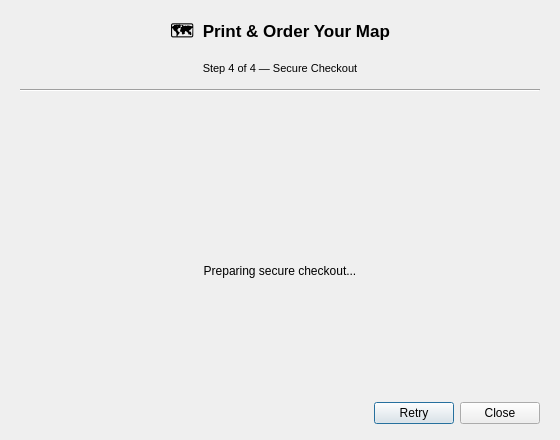
<?xml version="1.0" encoding="UTF-8"?>
<ui version="4.0">
 <class>AtlasPressCheckoutDialog</class>
 <widget class="QDialog" name="AtlasPressCheckoutDialog">
  <property name="geometry">
   <rect><x>0</x><y>0</y><width>560</width><height>440</height></rect>
  </property>
  <property name="minimumSize">
   <size><width>520</width><height>400</height></size>
  </property>
  <property name="windowTitle">
   <string>Atlas Press — Secure Checkout</string>
  </property>
  <layout class="QVBoxLayout" name="rootLayout">
   <property name="spacing"><number>14</number></property>
   <property name="leftMargin"><number>20</number></property>
   <property name="topMargin"><number>18</number></property>
   <property name="rightMargin"><number>20</number></property>
   <property name="bottomMargin"><number>16</number></property>
   <item>
    <widget class="QLabel" name="headerLabel">
     <property name="font"><font><pointsize>13</pointsize><bold>true</bold></font></property>
     <property name="text"><string>🗺️  Print &amp; Order Your Map</string></property>
     <property name="alignment"><set>Qt::AlignmentFlag::AlignCenter</set></property>
    </widget>
   </item>
   <item>
    <widget class="QLabel" name="stepIndicatorLabel">
     <property name="text"><string>Step 4 of 4 — Secure Checkout</string></property>
     <property name="alignment"><set>Qt::AlignmentFlag::AlignCenter</set></property>
     <property name="styleSheet"><string>color: palette(text); font-size: 11px;</string></property>
    </widget>
   </item>
   <item>
    <widget class="QFrame" name="dividerLine">
     <property name="styleSheet"><string>color: #dddddd;</string></property>
     <property name="frameShape"><enum>QFrame::Shape::HLine</enum></property>
     <property name="frameShadow"><enum>QFrame::Shadow::Sunken</enum></property>
    </widget>
   </item>
   <item>
    <widget class="QStackedWidget" name="checkoutStackedWidget">
     <property name="currentIndex"><number>0</number></property>
     <widget class="QWidget" name="checkoutLoadingPage">
      <layout class="QVBoxLayout" name="checkoutLoadingLayout">
       <property name="spacing"><number>12</number></property>
       <item><spacer name="loadingTopSpacer"><property name="orientation"><enum>Qt::Orientation::Vertical</enum></property><property name="sizeHint" stdset="0"><size><width>20</width><height>40</height></size></property></spacer></item>
       <item>
        <widget class="QLabel" name="checkoutLoadingSpinnerLabel">
         <property name="minimumSize"><size><width>0</width><height>36</height></size></property>
         <property name="text"><string/></property>
         <property name="alignment"><set>Qt::AlignmentFlag::AlignCenter</set></property>
        </widget>
       </item>
       <item>
        <widget class="QLabel" name="checkoutLoadingTextLabel">
         <property name="text"><string>Preparing secure checkout...</string></property>
         <property name="alignment"><set>Qt::AlignmentFlag::AlignCenter</set></property>
         <property name="styleSheet"><string>color: palette(text); font-size: 12px;</string></property>
         <property name="wordWrap"><bool>true</bool></property>
        </widget>
       </item>
       <item><spacer name="loadingBottomSpacer"><property name="orientation"><enum>Qt::Orientation::Vertical</enum></property><property name="sizeHint" stdset="0"><size><width>20</width><height>40</height></size></property></spacer></item>
      </layout>
     </widget>
     <widget class="QWidget" name="checkoutStatusPage">
      <layout class="QVBoxLayout" name="checkoutStatusLayout">
       <property name="spacing"><number>12</number></property>
       <item><spacer name="statusTopSpacer"><property name="orientation"><enum>Qt::Orientation::Vertical</enum></property><property name="sizeHint" stdset="0"><size><width>20</width><height>30</height></size></property></spacer></item>
       <item>
        <widget class="QLabel" name="paymentStatusIconLabel">
         <property name="text"><string>...</string></property>
         <property name="alignment"><set>Qt::AlignmentFlag::AlignCenter</set></property>
         <property name="styleSheet"><string>color: palette(text); font-size: 32px; font-weight: bold;</string></property>
        </widget>
       </item>
       <item>
        <widget class="QLabel" name="paymentStatusTitleLabel">
         <property name="text"><string>Waiting for payment confirmation</string></property>
         <property name="alignment"><set>Qt::AlignmentFlag::AlignCenter</set></property>
         <property name="styleSheet"><string>color: palette(text); font-size: 16px; font-weight: bold;</string></property>
         <property name="wordWrap"><bool>true</bool></property>
        </widget>
       </item>
       <item>
        <widget class="QLabel" name="paymentStatusMessageLabel">
         <property name="text"><string>Complete payment in your browser. AtlasPress will update automatically.</string></property>
         <property name="alignment"><set>Qt::AlignmentFlag::AlignCenter</set></property>
         <property name="styleSheet"><string>color: palette(text); font-size: 11px;</string></property>
         <property name="wordWrap"><bool>true</bool></property>
        </widget>
       </item>
       <item>
        <widget class="QLabel" name="publicOrderIdLabel">
         <property name="visible"><bool>false</bool></property>
         <property name="text"><string/></property>
         <property name="alignment"><set>Qt::AlignmentFlag::AlignCenter</set></property>
         <property name="styleSheet"><string>color: palette(text); font-size: 11px; font-weight: bold;</string></property>
         <property name="textInteractionFlags"><set>Qt::TextInteractionFlag::TextSelectableByMouse</set></property>
         <property name="wordWrap"><bool>true</bool></property>
        </widget>
       </item>
       <item>
        <widget class="QLabel" name="paymentRefreshWarningLabel">
         <property name="visible"><bool>false</bool></property>
         <property name="text"><string/></property>
         <property name="alignment"><set>Qt::AlignmentFlag::AlignCenter</set></property>
         <property name="styleSheet"><string>color: #d97706; font-size: 10px;</string></property>
         <property name="wordWrap"><bool>true</bool></property>
        </widget>
       </item>
       <item><spacer name="statusBottomSpacer"><property name="orientation"><enum>Qt::Orientation::Vertical</enum></property><property name="sizeHint" stdset="0"><size><width>20</width><height>30</height></size></property></spacer></item>
      </layout>
     </widget>
     <widget class="QWidget" name="checkoutErrorPage">
      <layout class="QVBoxLayout" name="checkoutErrorLayout">
       <property name="spacing"><number>12</number></property>
       <item><spacer name="errorTopSpacer"><property name="orientation"><enum>Qt::Orientation::Vertical</enum></property><property name="sizeHint" stdset="0"><size><width>20</width><height>30</height></size></property></spacer></item>
       <item>
        <widget class="QLabel" name="checkoutErrorTitleLabel">
         <property name="text"><string>Could not prepare checkout</string></property>
         <property name="alignment"><set>Qt::AlignmentFlag::AlignCenter</set></property>
         <property name="styleSheet"><string>color: #d32f2f; font-size: 15px; font-weight: bold;</string></property>
         <property name="wordWrap"><bool>true</bool></property>
        </widget>
       </item>
       <item>
        <widget class="QLabel" name="checkoutErrorMessageLabel">
         <property name="text"><string>You can retry or close this window.</string></property>
         <property name="alignment"><set>Qt::AlignmentFlag::AlignCenter</set></property>
         <property name="styleSheet"><string>color: palette(text); font-size: 11px;</string></property>
         <property name="wordWrap"><bool>true</bool></property>
        </widget>
       </item>
       <item>
        <widget class="QLabel" name="checkoutErrorDetailsLabel">
         <property name="visible"><bool>false</bool></property>
         <property name="text"><string/></property>
         <property name="alignment"><set>Qt::AlignmentFlag::AlignCenter</set></property>
         <property name="styleSheet"><string>color: palette(text); font-size: 10px;</string></property>
         <property name="wordWrap"><bool>true</bool></property>
        </widget>
       </item>
       <item><spacer name="errorBottomSpacer"><property name="orientation"><enum>Qt::Orientation::Vertical</enum></property><property name="sizeHint" stdset="0"><size><width>20</width><height>30</height></size></property></spacer></item>
      </layout>
     </widget>
    </widget>
   </item>
   <item>
    <widget class="QDialogButtonBox" name="buttonsActions">
     <property name="orientation"><enum>Qt::Orientation::Horizontal</enum></property>
     <property name="standardButtons"><set>QDialogButtonBox::StandardButton::Close|QDialogButtonBox::StandardButton::Retry</set></property>
    </widget>
   </item>
  </layout>
 </widget>
 <resources/>
 <connections>
  <connection>
   <sender>buttonsActions</sender><signal>rejected()</signal><receiver>AtlasPressCheckoutDialog</receiver><slot>reject()</slot>
   <hints><hint type="sourcelabel"><x>400</x><y>410</y></hint><hint type="destinationlabel"><x>280</x><y>220</y></hint></hints>
  </connection>
 </connections>
</ui>
